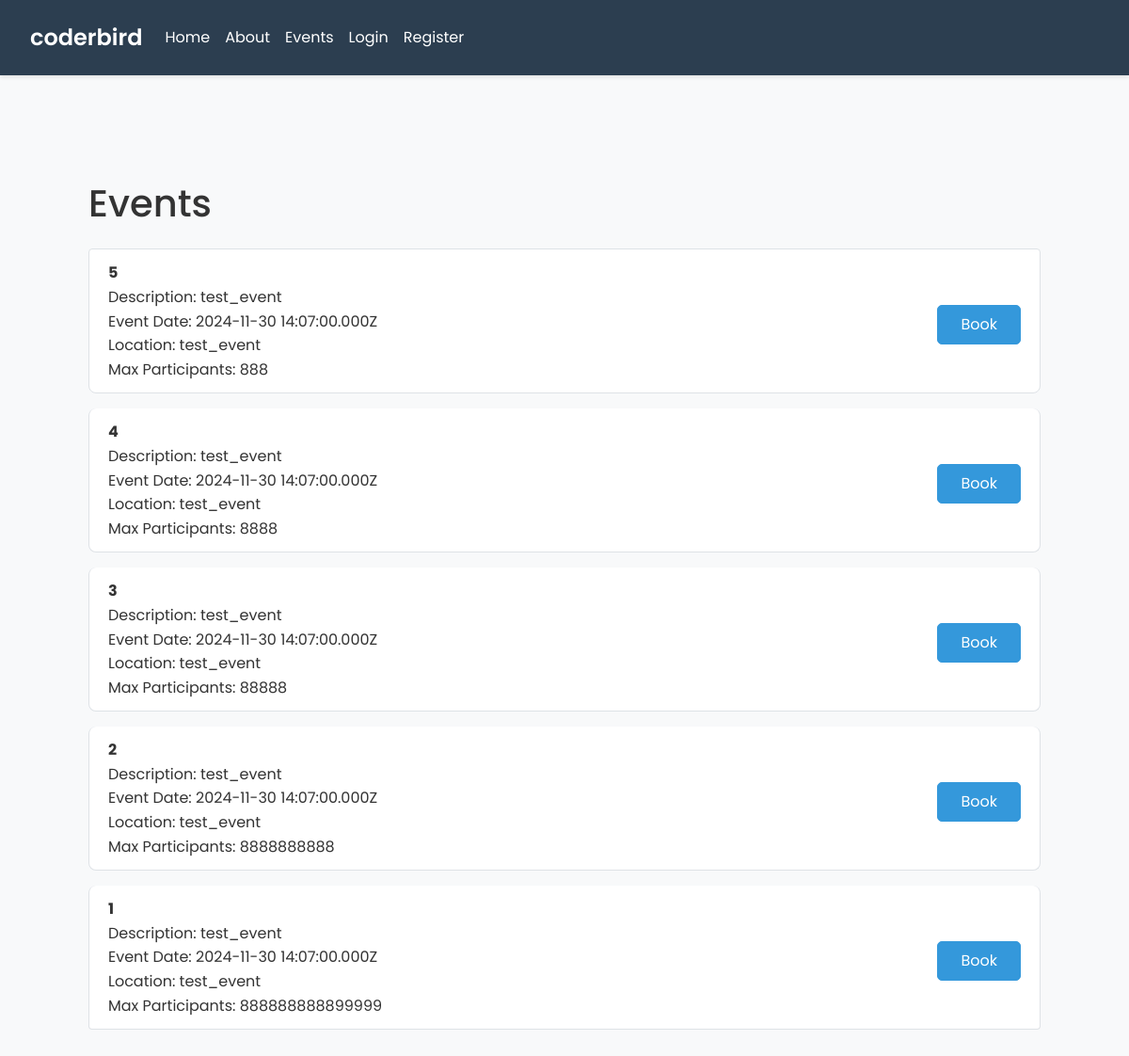
The app's page /events with its own data.
### tables this page shows
CREATE TABLE `events` (`created` TEXT DEFAULT (strftime('%Y-%m-%d %H:%M:%fZ')) NOT NULL, `desc` TEXT DEFAULT '' NOT NULL, `event_date` TEXT DEFAULT '' NOT NULL, `id` TEXT PRIMARY KEY DEFAULT ('r'||lower(hex(randomblob(7)))) NOT NULL, `location` TEXT DEFAULT '' NOT NULL, `max_participants` NUMERIC DEFAULT 0 NOT NULL, `title` TEXT DEFAULT '' NOT NULL, `updated` TEXT DEFAULT (strftime('%Y-%m-%d %H:%M:%fZ')) NOT NULL, "participants" NUMERIC DEFAULT 0 NOT NULL);

### main.py (the view)
@app.route('/events')
def events():
    conn = get_db_connection()
    events = conn.execute('SELECT * FROM events').fetchall()
    conn.close()
    return render_template('events.html', is_logged_in=is_logged_in, is_admin=is_admin, events=events)

### main.py (called while the page is built, shortened)
def is_logged_in():
    return 'user_id' in session

def is_admin():
    if not is_logged_in():
        pass

def get_db_connection():
    conn = sqlite3.connect(r'pb_data\data.db')
    conn.row_factory = sqlite3.Row
    return conn

### templates/events.html (shortened to what this page needs)
{% extends 'base.html' %}
{% block content %}
<div class="container">
    <h1 class="mt-5">Events</h1>
    <ul class="list-group mt-4">
        {% for event in events %}
            <li class="list-group-item">
                <div class="event-outline d-flex justify-content-between align-items-center">
                    <div>
                        <strong>{{ event['title'] }}</strong><br>
                        Description: {{ event['desc'] }}<br>
                        Event Date: {{ event['event_date'] }}<br>
                        Location: {{ event['location'] }}<br>
                        Max Participants: {{ event['max_participants'] }}<br>
                    </div>
                    <div>
                        <form method="POST" action="{{ url_for('create_booking', event_id=event['id']) }}">
                            <button type="submit" class="btn btn-primary mt-2">Book</button>
                        </form>
                    </div>
                </div>
            </li>
        {% endfor %}
    </ul>
    </div>
    {% endblock %}

### templates/base.html (shortened to what this page needs)
<!DOCTYPE html>
<html lang="en">
<head>
    <link rel="stylesheet" href="https://stackpath.bootstrapcdn.com/bootstrap/4.5.2/css/bootstrap.min.css">
    <link rel="stylesheet" href="{{ url_for('static', filename='styles.css') }}">
</head>
<body>
    <nav class="navbar navbar-expand-lg navbar-light bg-light">
        <a class="navbar-brand" href="/">coderbird</a>
        <div class="collapse navbar-collapse">
            <ul class="navbar-nav mr-auto">
                <li class="nav-item">
                    <a class="nav-link" href="/">Home</a>
                </li>
                <li class="nav-item">
                    <a class="nav-link" href="/about">About</a>
                </li>
                <li class="nav-item">
                    <a class="nav-link" href="/events">Events</a>
                </li>
                {% if is_logged_in() %}
                    <li class="nav-item">
                        <a class="nav-link" href="/dashboard">Dashboard</a>
                    </li>
                    {% if is_admin() %}
                    <li class="nav-item">
                        <a class="nav-link" href="/admin">Admin</a>
                    </li>
                    {% endif %}
                    <li class="nav-item">
                        <a class="nav-link" href="/auth/logout">Logout</a>
                    </li>
                {% else %}
                    <li class="nav-item">
                        <a class="nav-link" href="/auth/login">Login</a>
                    </li>
                    <li class="nav-item">
                        <a class="nav-link" href="/auth/register">Register</a>
                    </li>
                {% endif %}
            </ul>
        </div>
    </nav>
    <div class="container">
        {% block content %}{% endblock %}
    </div>
</body>
</html>

### static/styles.css (style rules this page uses)
body { font-family: 'Poppins', sans-serif; line-height: 1.6; background-color: #f8f9fa; color: #333; }
.navbar { background-color: #2c3e50 !important; padding: 1rem 2rem; box-shadow: 0 2px 4px rgba(0,0,0,0.1); }
.navbar-brand { color: #fff !important; font-weight: 600; font-size: 1.5rem; }
.nav-link { color: #fff !important; transition: color 0.3s ease; }
.container { padding: 2rem; }
.list-group-item { border-radius: 8px; margin-bottom: 1rem; border: 1px solid #dee2e6; transition: transform 0.2s ease, box-shadow 0.2s ease; }
.btn { padding: 0.5rem 1.5rem; border-radius: 5px; transition: all 0.3s ease; }
.btn-primary { background-color: #3498db; border-color: #3498db; }

### records on screen
events: title "5", desc "test_event", event_date "2024-11-30 14:07:00.000Z", location "test_event", max_participants "888"
events: title "4", desc "test_event", event_date "2024-11-30 14:07:00.000Z", location "test_event", max_participants "8888"
events: title "3", desc "test_event", event_date "2024-11-30 14:07:00.000Z", location "test_event", max_participants "88888"
events: title "2", desc "test_event", event_date "2024-11-30 14:07:00.000Z", location "test_event", max_participants "8888888888"
events: title "1", desc "test_event", event_date "2024-11-30 14:07:00.000Z", location "test_event", max_participants "888888888899999"
